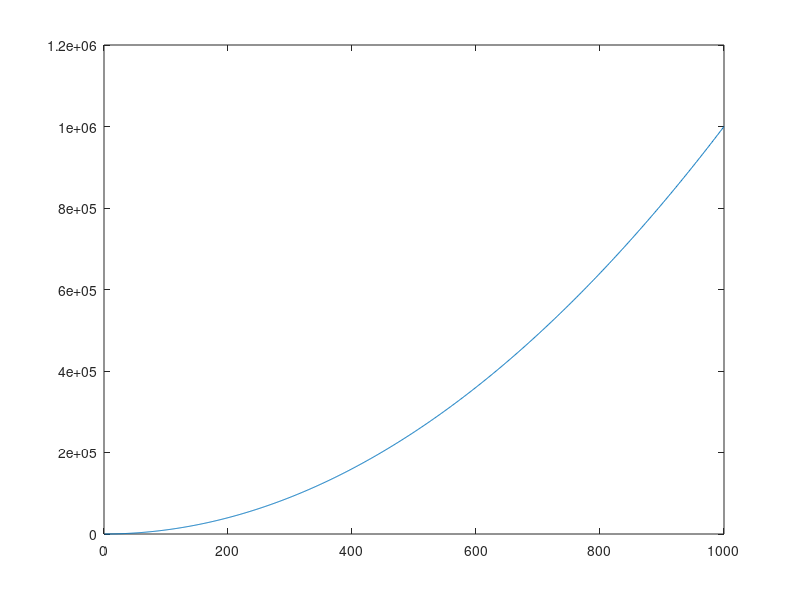

This chart was generated by the following MATLAB code:
%% Example of script in Matlab & GitHub

a = 22; % sono nel branch Neubber?
b = 5;

x = linspace(1,1000,1000);
y = sin(x) + x.^2;

plot(x,y)